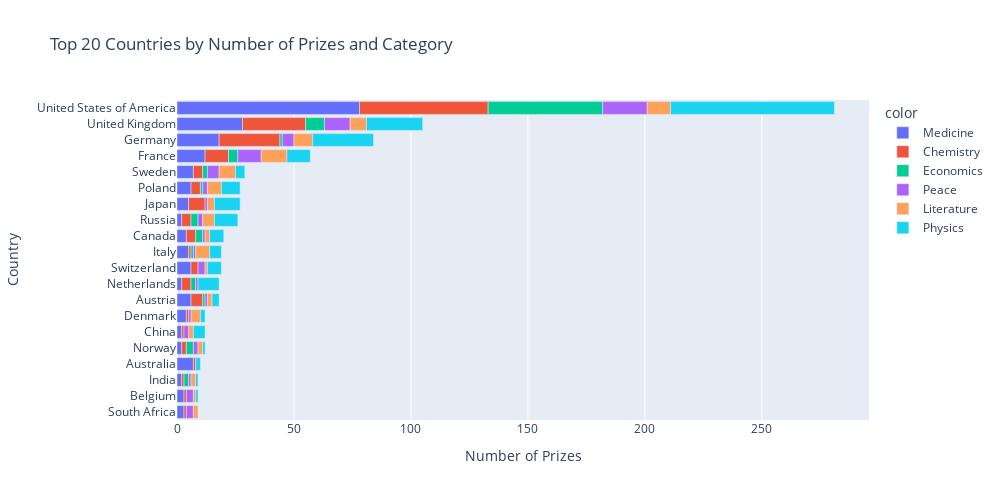

Write notebook code for a chart like this one.
### Code cell
country_cat_bar = px.bar(x=merged_df.cat_prize,
                         y=merged_df.birth_country_current,
                         orientation='h',
                         color=merged_df.category,
                         color_continuous_scale='Viridis',
                         title='Top 20 Countries by Number of Prizes and Category')
 
country_cat_bar.update_layout(xaxis_title='Number of Prizes', 
                              yaxis_title='Country',
                              coloraxis_showscale=False,
                              width=1000,
                              height=500)

country_cat_bar.update_yaxes(autorange="reversed")
country_cat_bar.show()

### Figure 1 — Plotly figure (JSON) as saved in the notebook; plotly's stock layout.template omitted (floating-point values rounded to 4 significant figures)
{"data": [{"alignmentgroup": "True", "hovertemplate": "color=Medicine<br>x=%{x}<br>y=%{y}<extra></extra>", "legendgroup": "Medicine", "marker": {"color": "#636efa", "pattern": {"shape": ""}}, "name": "Medicine", "offsetgroup": "Medicine", "orientation": "h", "showlegend": true, "textposition": "auto", "type": "bar", "x": [78, 28, 18, 12, 7, 6, 5, 2, 4, 5, 6, 2, 6, 4, 2, 2, 7, 2, 3, 3], "xaxis": "x", "y": ["United States of America", "United Kingdom", "Germany", "France", "Sweden", "Poland", "Japan", "Russia", "Canada", "Italy", "Switzerland", "Netherlands", "Austria", "Denmark", "China", "Norway", "Australia", "India", "Belgium", "South Africa"], "yaxis": "y"}, {"alignmentgroup": "True", "hovertemplate": "color=Chemistry<br>x=%{x}<br>y=%{y}<extra></extra>", "legendgroup": "Chemistry", "marker": {"color": "#EF553B", "pattern": {"shape": ""}}, "name": "Chemistry", "offsetgroup": "Chemistry", "orientation": "h", "showlegend": true, "textposition": "auto", "type": "bar", "x": [55, 27, 26, 10, 4, 4, 7, 4, 4, 3, 1, 4, 5, 1, 2, 1, 1, 1, 1, 1], "xaxis": "x", "y": ["United States of America", "United Kingdom", "Germany", "France", "Sweden", "Poland", "Japan", "Russia", "Canada", "Switzerland", "Italy", "Netherlands", "Austria", "Denmark", "Norway", "China", "Australia", "India", "South Africa", "Belgium"], "yaxis": "y"}, {"alignmentgroup": "True", "hovertemplate": "color=Economics<br>x=%{x}<br>y=%{y}<extra></extra>", "legendgroup": "Economics", "marker": {"color": "#00cc96", "pattern": {"shape": ""}}, "name": "Economics", "offsetgroup": "Economics", "orientation": "h", "showlegend": true, "textposition": "auto", "type": "bar", "x": [49, 8, 1, 4, 2, 1, 3, 3, 1, 2, 1, 3, 2], "xaxis": "x", "y": ["United States of America", "United Kingdom", "Germany", "France", "Sweden", "Poland", "Russia", "Canada", "Italy", "Netherlands", "Austria", "Norway", "India"], "yaxis": "y"}, {"alignmentgroup": "True", "hovertemplate": "color=Peace<br>x=%{x}<br>y=%{y}<extra></extra>", "legendgroup": "Peace", "marker": {"color": "#ab63fa", "pattern": {"shape": ""}}, "name": "Peace", "offsetgroup": "Peace", "orientation": "h", "showlegend": true, "textposition": "auto", "type": "bar", "x": [19, 11, 5, 10, 5, 2, 1, 2, 1, 3, 1, 1, 1, 1, 2, 2, 3, 1, 3], "xaxis": "x", "y": ["United States of America", "United Kingdom", "Germany", "France", "Sweden", "Poland", "Japan", "Russia", "Canada", "Switzerland", "Italy", "Austria", "Netherlands", "Denmark", "Norway", "China", "Belgium", "India", "South Africa"], "yaxis": "y"}, {"alignmentgroup": "True", "hovertemplate": "color=Literature<br>x=%{x}<br>y=%{y}<extra></extra>", "legendgroup": "Literature", "marker": {"color": "#FFA15A", "pattern": {"shape": ""}}, "name": "Literature", "offsetgroup": "Literature", "orientation": "h", "showlegend": true, "textposition": "auto", "type": "bar", "x": [10, 7, 8, 11, 7, 6, 3, 5, 2, 6, 1, 2, 4, 2, 2, 2, 2, 1], "xaxis": "x", "y": ["United States of America", "United Kingdom", "Germany", "France", "Sweden", "Poland", "Japan", "Russia", "Canada", "Italy", "Switzerland", "Austria", "Denmark", "China", "Norway", "India", "South Africa", "Belgium"], "yaxis": "y"}, {"alignmentgroup": "True", "hovertemplate": "color=Physics<br>x=%{x}<br>y=%{y}<extra></extra>", "legendgroup": "Physics", "marker": {"color": "#19d3f3", "pattern": {"shape": ""}}, "name": "Physics", "offsetgroup": "Physics", "orientation": "h", "showlegend": true, "textposition": "auto", "type": "bar", "x": [70, 24, 26, 10, 4, 8, 11, 10, 6, 5, 6, 3, 9, 2, 5, 1, 2, 1, 1], "xaxis": "x", "y": ["United States of America", "United Kingdom", "Germany", "France", "Sweden", "Poland", "Japan", "Russia", "Canada", "Italy", "Switzerland", "Austria", "Netherlands", "Denmark", "China", "Norway", "Australia", "Belgium", "India"], "yaxis": "y"}], "layout": {"barmode": "relative", "coloraxis": {"showscale": false}, "height": 500, "legend": {"title": {"text": "color"}, "tracegroupgap": 0}, "title": {"text": "Top 20 Countries by Number of Prizes and Category"}, "width": 1000, "xaxis": {"anchor": "y", "domain": [0, 1], "title": {"text": "Number of Prizes"}}, "yaxis": {"anchor": "x", "autorange": "reversed", "domain": [0, 1], "title": {"text": "Country"}}}}
